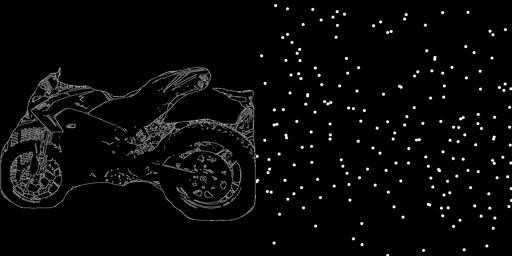
#> input picture Pix2Pix_gan/mergedConstellationsEasy/test/object_244.jpg, 512 x 256 px, found by its file name; its folder holds 4 pictures in this run
$ jupyter execute imageMerger.ipynb
#> lines starting #> are read from the running program, lines starting #| are printed output that depends on the picture; pictures that were not available may be replaced by others from this repository, and a replacement may not be noted
[cell 1]
from PIL import Image, ImageOps
import os

[cell 2]
PATH = "./constellations"
imageObjectsTest = os.listdir(os.path.join(PATH, "test"))
imageObjectsTrain = os.listdir(os.path.join(PATH, "train"))
outPATH = "./mergedConstellationsStars2Original"

[cell 3]
imageObjects = imageObjectsTest#imageObjectsTest

[cell 4]
folderType = "test"
for imageObject in imageObjects:
    pictures = os.listdir(os.path.join(PATH,folderType, imageObject, "dotted"))
    for picture in pictures:
        img1 = Image.open(os.path.join(PATH,folderType, imageObject, "dotted", picture))
#> img1 is the input picture: PIL image 512x256 RGB; min 0, max 255, mean 8.7
        img1 = img1.resize((256,256))
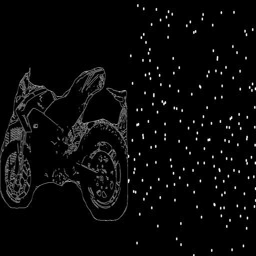
#> img1: PIL image 256x256 RGB; min 0, max 255, mean 8.8
        break #Take only one picture
    pictures = os.listdir(os.path.join(PATH,folderType, imageObject, "original"))
    img2 = Image.open(os.path.join(PATH, folderType, imageObject, "original", pictures[0]))
    img2 = img2.resize((256,256))
    img2 = ImageOps.grayscale(img2) #Guess grayscale image
    image1_size = img1.size
#> image1_size = (256, 256)
    image2_size = img2.size
#> image2_size = (256, 256)
    new_image = Image.new('RGB',(2*image1_size[0], image1_size[1]), (250,250,250))
#> new_image: PIL image 512x256 RGB; every value is 250
    new_image.paste(img2,(0,0))
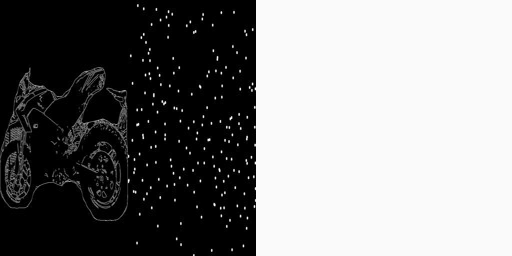
#> new_image: PIL image 512x256 RGB; min 0, max 255, mean 129.4
    new_image.paste(img1,(image2_size[0],0))
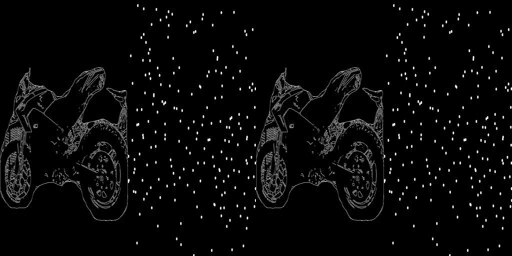
#> new_image: PIL image 512x256 RGB; min 0, max 255, mean 8.8
    new_image.save(f"{outPATH}/{folderType}/{imageObject}.jpg","JPEG")
